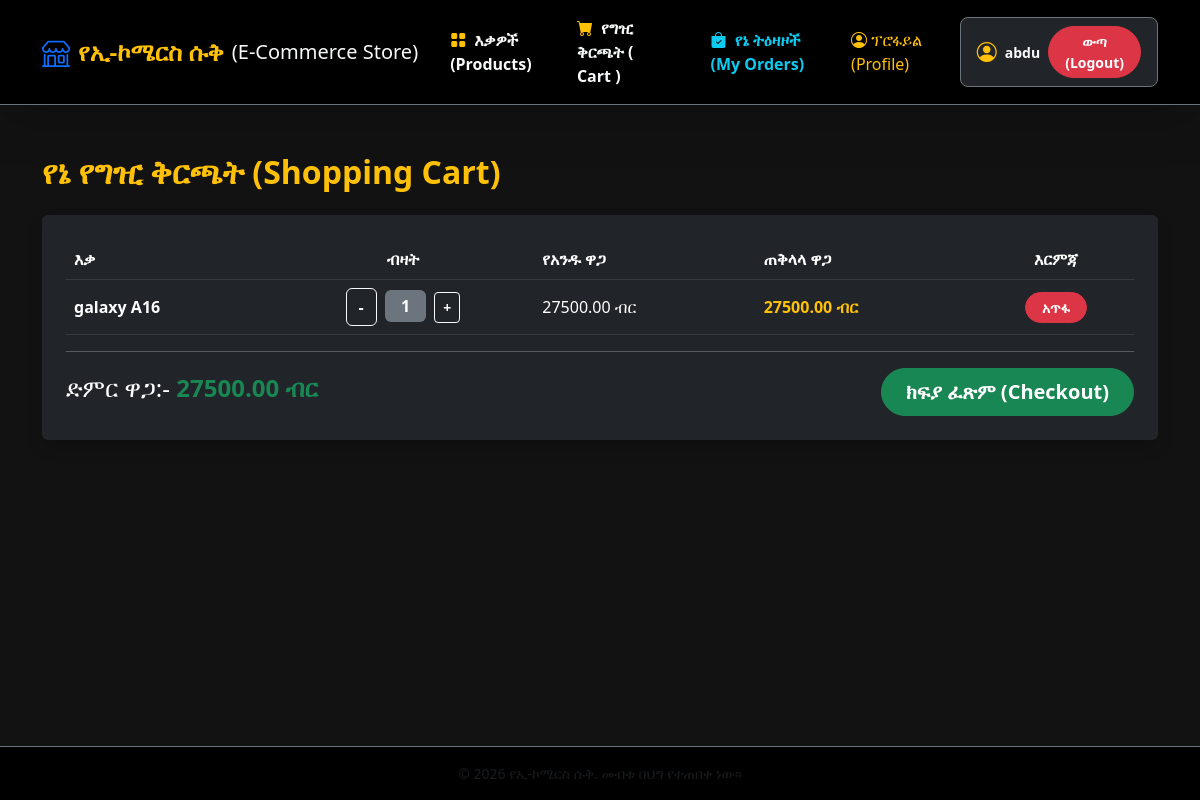
Page /cart/ (signed in) on the earlier database version.
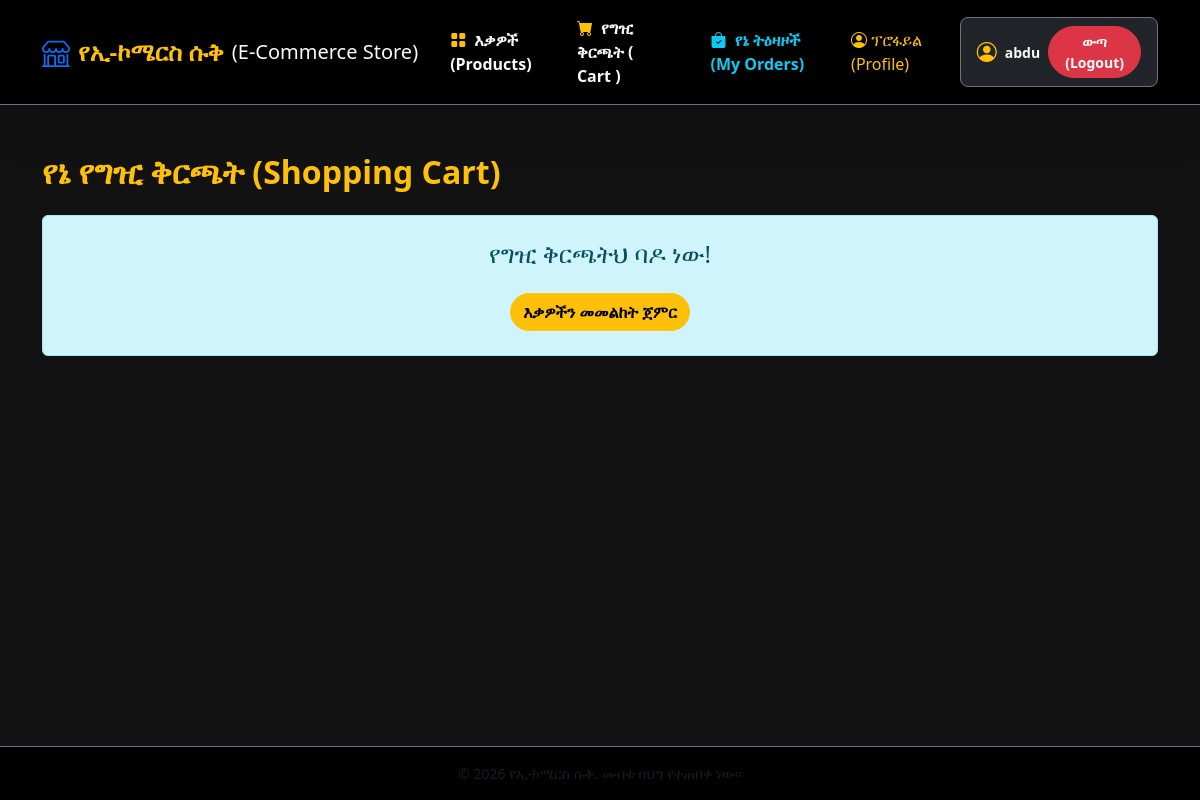
Same page on the later database version.
### store/models.py (models this page shows, shortened)
class CartItem(models.Model):
    cart = models.ForeignKey(Cart, related_name='items', on_delete=models.CASCADE)
    product = models.ForeignKey(Product, on_delete=models.CASCADE)
    quantity = models.PositiveIntegerField(default=1)
    def get_cost(self):
        return self.quantity * self.product.price

class Product(models.Model):
    category = models.ForeignKey(Category, on_delete=models.CASCADE, null=True ,blank=True)
    name = models.CharField(max_length=100)
    description = models.TextField()
    price = models.DecimalField(max_digits=10, decimal_places=2)
    stock = models.PositiveIntegerField()
    image = models.ImageField(upload_to='products/', null=True, blank=True)
    created_at = models.DateTimeField(auto_now_add=True)
    updated_at = models.DateTimeField(auto_now=True)

class Cart(models.Model):
    user = models.OneToOneField(User, on_delete=models.CASCADE)
    created_at = models.DateTimeField(auto_now_add=True)
    def get_total_price(self):
        return sum(item.get_cost() for item in self.items.all())

### store/views.py (the view)
# urls.py: path('cart/', views.cart_detail, name='cart_detail'),
@login_required
def cart_detail(request):
    cart, created = Cart.objects.get_or_create(user=request.user)
    return render(request, 'store/cart_detail.html', {'cart': cart})

### store/templates/store/cart_detail.html
{% extends 'store/base.html' %}
{% block content %}
<div class="container my-5">
    <h2 class="mb-4 text-warning fw-bold">የኔ የግዢ ቅርጫት (Shopping Cart)</h2>
    {% if cart.items.all %}
        <div class="table-rexponsive bg-dark p-4 rounded shadow">
            <table class="table table-dark table-hover align-middle">
                <thead>
                    <tr>
                        <th>እቃ</th>
                        <th class="text-center"> ብዛት </th>
                        <th>የአንዱ ዋጋ</th>
                        <th>ጠቅላላ ዋጋ</th>
                        <th class="text-center">እርምጃ</th>
                    </tr>
                </thead>
                <tbody>
                    {% for item in cart.items.all %}
                        <tr>
                            <td class="fw-bold">{{item.product.name}}</td>
                            <td class="text-center">
                                <a href="{% url 'decrease_cart_item' item.product.id %}" class="btn btn-outline-light me-1 fw-bold">-</a>
                                <span class="badge bg-secondary fs-6 px-3 py-2 "> {{ item.quantity}}</span>
                                <a href="{% url 'add_to_cart' item.product.id %}" class="btn btn-sm btn-outline-light  ms-1 fw-bold">+</a>
                            </td>
                            <td>{{item.product.price}} ብር </td>
                            <td class="text-warning fw-bold"> {{ item.get_cost}} ብር </td>
                            <td class="text-center">
                                <a href="{% url 'remove_cart_item' item.product.id %}" class="btn btn-danger btn-sm rounded-pill px-3 fw-bold">አጥፋ </a>
                            </td>
                        </tr>
                    {% endfor %}
                </tbody>
            </table>
            <hr class="text-light">
            <div class="d-flex justify-content-between align-items-center mt-3">
                <h4 class="text-white">ድምር ዋጋ:- <span class="text-success fw-bold "> {{cart.get_total_price}} ብር </span></h4>
                <a href="{% url 'checkout' %}" class="btn btn-success btn-lg rounded-pill px-4 fw-bold">ክፍያ ፈጽም (Checkout)</a>
            </div>
        </div>
    {% else %}
        <div class="alert alert-info text-center py-4">
            <h4> የግዢ ቅርጫትህ ባዶ ነው! </h4>
            <a href="{% url 'product_list' %}" class="btn btn-warning mt-3 rounded-pill fw-bold "> እቃዎችን መመልከት ጀምር </a>
        </div>
    {% endif %}
</div>
{% endblock content %}

### store/templates/store/base.html (shortened to what this page needs)
<!DOCTYPE html>
<html lang="am">
<head>
    <link rel="stylesheet" href="https://cdn.jsdelivr.net/npm/bootstrap@5.3.0/dist/css/bootstrap.min.css">
    <link rel="stylesheet" href="https://cdn.jsdelivr.net/npm/bootstrap-icons@1.11.0/font/bootstrap-icons.css">
</head>
<body>
    <nav class="navbar navbar-expand-lg navbar-dark bg-black sticky-top shadow-lg border-bottom border-secondary">
        <div class="container">
            <a class="navbar-brand fs-4 fw-bold text-warning d-flex align-items-center gap-2" href="{% url 'product_list' %}" >
                <i class="bi bi-shop fs-3 text-primary"></i>
               <span> የኢ-ኮሜርስ ሱቅ</span> <span class="fs-5 text-light fw-normal"> (E-Commerce Store) </span>
            </a>
            <div class="collapse navbar-collapse mt-3 mt-lg-0" id="mobileNav">
                <ul class="navbar-nav ms-auto align-items-lg-center gap-2 pb-3 pb-lg-0">
                    <li class="nav-item ">
                        <a class="nav-link text-light fs-6 rounded-3 px-3 py-2 fw-bold" href="{% url 'product_list' %}">
                        <i class="bi bi-grid-fill text-warning me-1"></i> እቃዎች (Products)</a>
                    </li>
                    <li class="nav-item">
                        <a class="nav-link text-light fs-6 rounded-3 px-3 py-2 fw-bold" href="{% url 'cart_detail' %}">
                            <i class="bi bi-cart-fill text-warning me-1"></i> የግዢ ቅርጫት  ( Cart )
                        </a>
                    </li>
                    {% if user.is_authenticated %}
                        <li class="nav-item">
                            <a class="nav-link text-info fw-bold fs-6 rounded-3 px-3 py-2" href="{% url 'my_orders' %}">
                                <i class="bi bi-bag-check-fill me-1"></i> የኔ ትዕዛዞች (My Orders)
                            </a>
                        </li>
                        <li class="nav-item">
                            <a href="{% url 'profile' %}" class="nav-link text-warning me-2">
                                <i class="bi bi-person-circle"></i>  ፕሮፋይል (Profile)
                            </a>
                        </li>
                        <li class="nav-item ms-lg-2">
                            <div class="d-flex align-items-center gap-2 bg-dark p-2 rounded-3 border border-secondary px-3 mt-2 mt-lg-0">
                                <i class="bi bi-person-circle text-warning fs-5"></i>
                                <span class="text-light fw-bold small"> {{ user.username }} </span>
                                <form method="POST" action="{% url 'logout' %}">
                                    <button type="submit" class="btn btn-danger btn-sm rounded-pill px-3 py-1 fw-bold fs-7">ውጣ (Logout)</button>
                                </form>
                            </div>
                        </li>
                    {% endif %}
                </ul>
            </div>
        </div>
    </nav>
    <main class="main-content">
        {% block content %}
        {% endblock content %}
    </main>
    <footer class="bg-black text-center text-light py-3 mt-5 border-top border-secondary">
        <div class="container">
            <p class="mb-0 small text-muted">&copy; 2026 የኢ-ኮሜርስ ሱቅ. መብቱ በህግ  የተጠበቀ ነው፡፡</p>
        </div>
    </footer>
</body>
</html>

### store/templates/store/base.html (style rules this page uses)
body { background-color: #121212; color: #e0e0e0; min-height: 100vh; display: flex; flex-direction: column; }
.main-content { flex: 1; }
.nav-link { transition: color 0.3s ease; }

Differences in the rows shown:
removed CartItem: product.name "galaxy A16", quantity "1", product.price "27500.00", get_cost "27500.00"
no longer on this page (row unchanged): Cart: get_total_price "27500.00"
Other differences:
text no longer shown: "እቃ ብዛት የአንዱ ዋጋ ጠቅላላ ዋጋ እርምጃ ድምር ዋጋ:- ብር ክፍያ ፈጽም (Checkout)"
text now shown: "የግዢ ቅርጫትህ ባዶ ነው! እቃዎችን መመልከት ጀምር"
